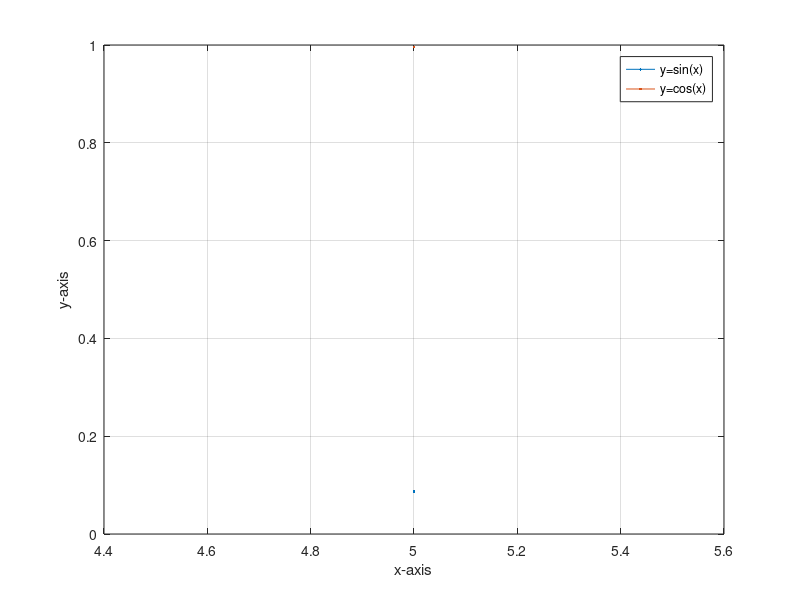

This figure's MATLAB source:
function DisplayQs_5()
a=input('Starting value ');
b=input('Ending value ');
x=[a:b];
Sinusoid(x);
end

function Sinusoid(x)
y=sind(x);
plot(x,y);
hold on
y=cosd(x);
plot(x,y);
grid on
xlabel('x-axis')
ylabel('y-axis')
legend('y=sin(x)','y=cos(x)');
end